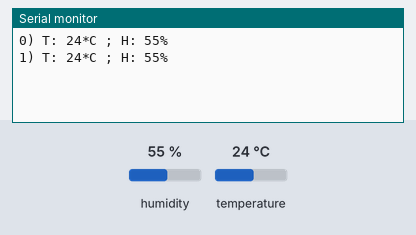
This sketch was run on a simulated Arduino Uno, built with avr-gcc and run on an emulated ATmega328P. Parts: the last lines printed to the serial monitor. The inputs (shaded band) are chosen by the test bench; at power-on: humidity 55 %, temperature 24 °C.

Above: at 5.8 s.
5.9 s: humidity set to 22 %
At 11.2 s:
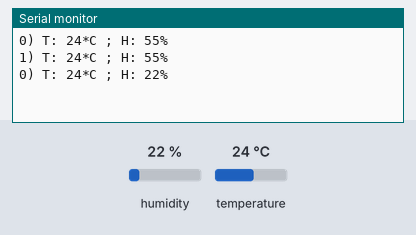
11.9 s: temperature set to 12 °C
At 16.4 s:
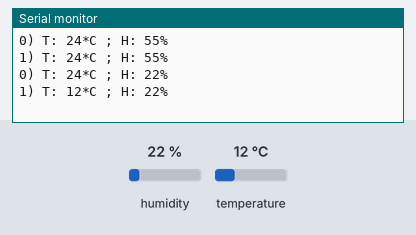
17.9 s: humidity set to 40 %
At 20.4 s:
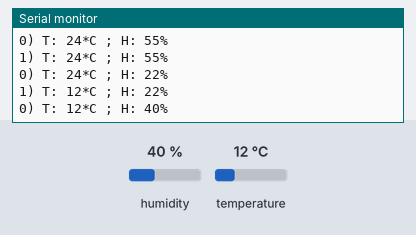
Timing chart, 0 to 21.9 s (numbered marks = the images above; inputs shaded):
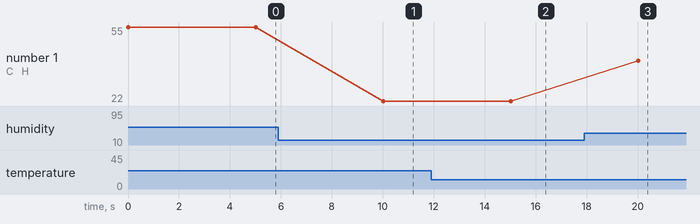

The sketch:

funcHT.ino
```cpp
#include <DHT.h>

int pin = 2;
int mod = 22;
boolean x = 1;

DHT dht(pin, mod);
char valorserial;

void setup()
{
  Serial.begin(9600);
}

void loop()
{
  x = !x;
  int T = dht.readTemperature();
  int H = dht.readHumidity();
  Serial.print(x);
  Serial.print(") ");
  Serial.print("T: ");
  Serial.print(T);
  Serial.print("*C ; ");
  Serial.print("H: ");
  Serial.print(H);
  Serial.println("%");
  delay(5000);
}
```

Measured:
- after the input at 5.9 s, the serial monitor: prints a new line after 4.1 s (image 1)
- after the input at 11.9 s, the serial monitor: prints a new line after 3.1 s (image 2)
- after the input at 17.9 s, the serial monitor: prints a new line after 2.1 s (image 3)
- plotted number 1: 55 → 22 after the input at 5.9 s, 22 → 40 after the input at 17.9 s
